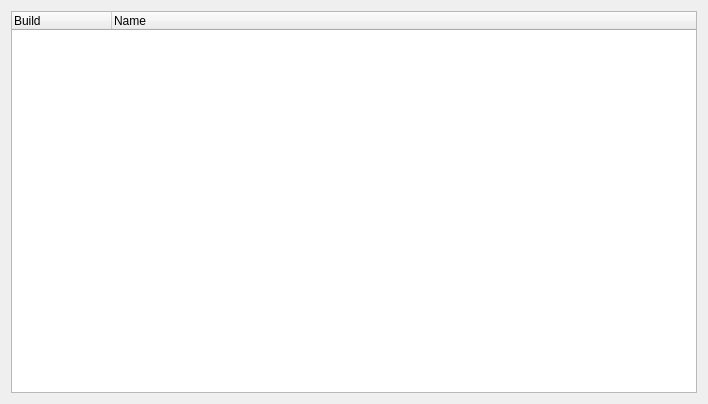
<ui version="4.0" >
 <class>BuildDialog</class>
 <widget class="QWidget" name="BuildDialog" >
  <property name="geometry" >
   <rect>
    <x>0</x>
    <y>0</y>
    <width>708</width>
    <height>404</height>
   </rect>
  </property>
  <property name="windowTitle" >
   <string>Form</string>
  </property>
  <layout class="QHBoxLayout" >
   <item>
    <widget class="QTreeWidget" name="projectlist" >
     <column>
      <property name="text" >
       <string>Build</string>
      </property>
     </column>
     <column>
      <property name="text" >
       <string>Name</string>
      </property>
     </column>
    </widget>
   </item>
  </layout>
 </widget>
 <resources/>
 <connections/>
</ui>
